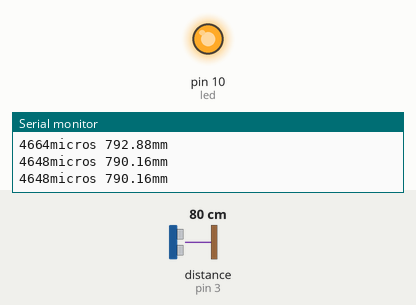
This sketch was run on a simulated Arduino Uno, built with avr-gcc and run on an emulated ATmega328P. Shown: output pins drawn as LEDs (lit = HIGH), the last lines printed to the serial monitor. Wiring (inferred from the names in the program): ultrasonic range finder: trigger pin 8; echo pin 3. Inputs (shaded band) come from the test bench; at power-on: distance to the obstacle (sensor on pin 3) 80 cm. The echo pulse lasts 58.3 µs per cm; pins used as bus, display or sensor lines are not drawn.

Above: at 1.2 s.
1.3 s: distance to the obstacle (sensor on pin 3) set to 120 cm
At 2.1 s:
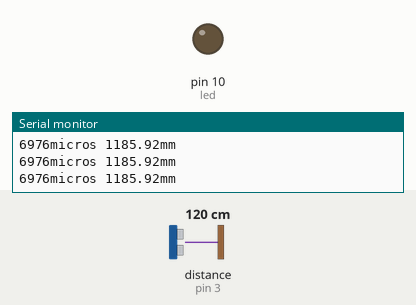
2.8 s: distance to the obstacle (sensor on pin 3) set to 2 cm
At 3.4 s:
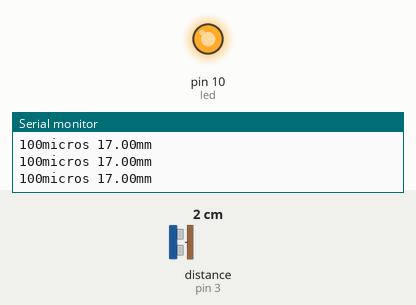
Timing chart, 0 to 5.8 s (numbered marks = the images above; inputs shaded):
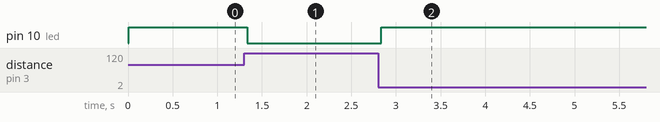

The sketch:

attachinterrupt_on_echo.ino
```cpp
const int trig = 8;     // chân trig của HC-SR04
const int echo = 3;     // chân echo của HC-SR04
const int led = 10;
unsigned long timing_start = 0;
unsigned long duration = 0;
unsigned long current = 0;
double distance = 0;
byte start_timer = 0;

void setup() {
  Serial.begin(9600);
  pinMode(trig,OUTPUT);
  pinMode(led,OUTPUT);
  pinMode(echo,INPUT_PULLUP);
  attachInterrupt(digitalPinToInterrupt(echo), checksonar,CHANGE); //check tin hieu tu echo
  startsonar();
}

void loop() {
}

void startsonar() {
  digitalWrite(trig,0);   // tắt chân trig
  delayMicroseconds(2);
  digitalWrite(trig,1);   // phát xung từ chân trig
  delayMicroseconds(10);   // xung có độ dài 10 microSeconds
  digitalWrite(trig,0);   // tắt chân trig
  timing_start = micros();
}

void checksonar() {
  current = micros();
  if ((start_timer == 0) && digitalRead(echo)) {
    start_timer = 1;
    timing_start = current;
  } else if((start_timer == 1) && (digitalRead(echo)==0)){
    start_timer = 0;
    if (current < timing_start) {
      duration = 4294967295 - timing_start;
      duration += current;
    } else {
      duration = current - timing_start;
    }
    distance = duration*0.34/2;
    Serial.print(duration);
    Serial.print("micros ");
    Serial.print(distance);
    Serial.print("mm ");
    Serial.println();
    if (distance < 1100 && distance >0) {
      digitalWrite(led,1);
    } else {
      digitalWrite(led,0);
    }
    startsonar();
  }
}
```

Measured:
- after the input at 1.3 s, pin 10 (led): HIGH → LOW at once
- after the input at 2.8 s, pin 10 (led): LOW → HIGH at once
